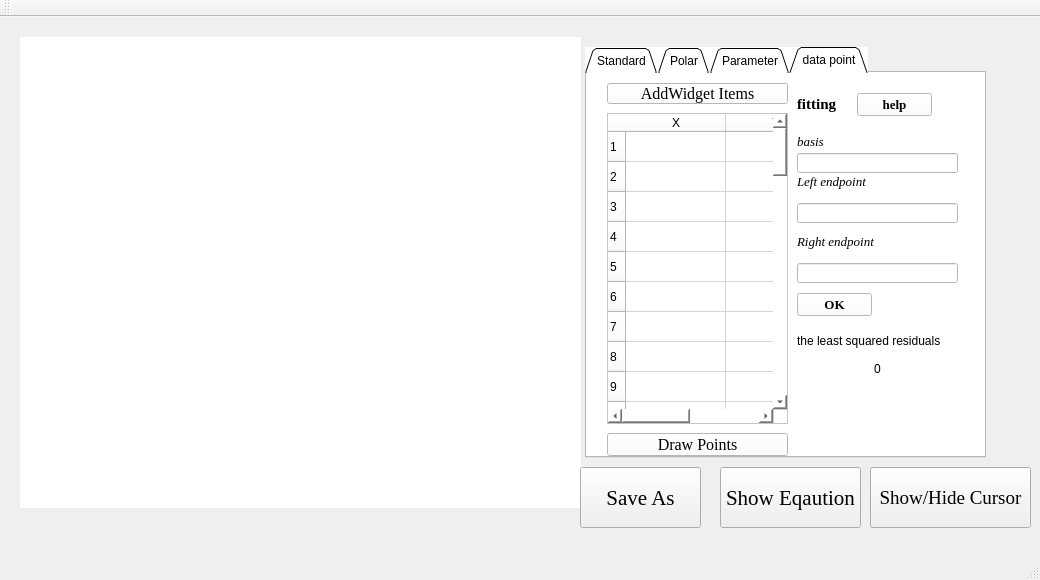
<?xml version="1.0" encoding="UTF-8"?>
<ui version="4.0">
 <class>MainWindow</class>
 <widget class="QMainWindow" name="MainWindow">
  <property name="geometry">
   <rect>
    <x>0</x>
    <y>0</y>
    <width>1040</width>
    <height>580</height>
   </rect>
  </property>
  <property name="sizePolicy">
   <sizepolicy hsizetype="Expanding" vsizetype="Expanding">
    <horstretch>0</horstretch>
    <verstretch>0</verstretch>
   </sizepolicy>
  </property>
  <property name="minimumSize">
   <size>
    <width>890</width>
    <height>580</height>
   </size>
  </property>
  <property name="windowTitle">
   <string>MainWindow</string>
  </property>
  <property name="styleSheet">
   <string notr="true"/>
  </property>
  <widget class="QWidget" name="centralWidget">
   <property name="enabled">
    <bool>true</bool>
   </property>
   <property name="styleSheet">
    <string notr="true">background-image: url(:/pic1.jpg)</string>
   </property>
   <widget class="QCustomPlot" name="function_plot" native="true">
    <property name="geometry">
     <rect>
      <x>20</x>
      <y>20</y>
      <width>561</width>
      <height>471</height>
     </rect>
    </property>
    <property name="styleSheet">
     <string notr="true">background-color: rgb(255, 255, 255);</string>
    </property>
   </widget>
   <widget class="QTabWidget" name="tabWidget">
    <property name="geometry">
     <rect>
      <x>585</x>
      <y>30</y>
      <width>401</width>
      <height>411</height>
     </rect>
    </property>
    <property name="styleSheet">
     <string notr="true">background-color: white;
background-image: url(:/pic2.png)</string>
    </property>
    <property name="tabShape">
     <enum>QTabWidget::Triangular</enum>
    </property>
    <property name="currentIndex">
     <number>3</number>
    </property>
    <property name="elideMode">
     <enum>Qt::ElideLeft</enum>
    </property>
    <widget class="QWidget" name="tab">
     <attribute name="title">
      <string>Standard</string>
     </attribute>
     <widget class="QPushButton" name="StandardPushButtom">
      <property name="geometry">
       <rect>
        <x>80</x>
        <y>240</y>
        <width>75</width>
        <height>23</height>
       </rect>
      </property>
      <property name="text">
       <string>Generate</string>
      </property>
     </widget>
     <widget class="QLabel" name="StandardLaber">
      <property name="geometry">
       <rect>
        <x>60</x>
        <y>20</y>
        <width>111</width>
        <height>16</height>
       </rect>
      </property>
      <property name="text">
       <string>Enter a normal function</string>
      </property>
     </widget>
     <widget class="QTextEdit" name="StandardTextEdit">
      <property name="geometry">
       <rect>
        <x>30</x>
        <y>40</y>
        <width>331</width>
        <height>121</height>
       </rect>
      </property>
     </widget>
     <widget class="QLabel" name="XstartLaber">
      <property name="geometry">
       <rect>
        <x>30</x>
        <y>180</y>
        <width>47</width>
        <height>12</height>
       </rect>
      </property>
      <property name="styleSheet">
       <string notr="true">background-color: qlineargradient(spread:pad, x1:0, y1:0, x2:1, y2:0, stop:1 rgba(0, 0, 0, 0));</string>
      </property>
      <property name="text">
       <string>X軸起始</string>
      </property>
     </widget>
     <widget class="QLineEdit" name="XstartlineEdit">
      <property name="geometry">
       <rect>
        <x>90</x>
        <y>180</y>
        <width>113</width>
        <height>20</height>
       </rect>
      </property>
      <property name="styleSheet">
       <string notr="true">background-color: rgb(255, 255, 255);</string>
      </property>
     </widget>
     <widget class="QLabel" name="XendLaber">
      <property name="geometry">
       <rect>
        <x>30</x>
        <y>210</y>
        <width>44</width>
        <height>12</height>
       </rect>
      </property>
      <property name="styleSheet">
       <string notr="true">background-color: qlineargradient(spread:pad, x1:0, y1:0, x2:1, y2:0, stop:1 rgba(0, 0, 0, 0));</string>
      </property>
      <property name="text">
       <string>X軸結束</string>
      </property>
     </widget>
     <widget class="QLineEdit" name="XendlineEdit">
      <property name="geometry">
       <rect>
        <x>90</x>
        <y>210</y>
        <width>113</width>
        <height>20</height>
       </rect>
      </property>
      <property name="styleSheet">
       <string notr="true">background-color: rgb(255, 255, 255);</string>
      </property>
     </widget>
    </widget>
    <widget class="QWidget" name="tab_2">
     <attribute name="title">
      <string>Polar</string>
     </attribute>
     <widget class="QPushButton" name="PolarPushButtom">
      <property name="geometry">
       <rect>
        <x>80</x>
        <y>240</y>
        <width>75</width>
        <height>23</height>
       </rect>
      </property>
      <property name="text">
       <string>Generate</string>
      </property>
     </widget>
     <widget class="QLabel" name="PolarLaber">
      <property name="geometry">
       <rect>
        <x>70</x>
        <y>20</y>
        <width>111</width>
        <height>16</height>
       </rect>
      </property>
      <property name="text">
       <string>Enter a polar function</string>
      </property>
     </widget>
     <widget class="QLabel" name="RadiusLaber">
      <property name="geometry">
       <rect>
        <x>40</x>
        <y>55</y>
        <width>47</width>
        <height>12</height>
       </rect>
      </property>
      <property name="text">
       <string>Radius</string>
      </property>
     </widget>
     <widget class="QLineEdit" name="PolarlineEdit">
      <property name="geometry">
       <rect>
        <x>80</x>
        <y>50</y>
        <width>291</width>
        <height>20</height>
       </rect>
      </property>
     </widget>
     <widget class="QLineEdit" name="maxtheta">
      <property name="geometry">
       <rect>
        <x>80</x>
        <y>90</y>
        <width>291</width>
        <height>20</height>
       </rect>
      </property>
     </widget>
     <widget class="QLabel" name="label">
      <property name="geometry">
       <rect>
        <x>6</x>
        <y>90</y>
        <width>61</width>
        <height>20</height>
       </rect>
      </property>
      <property name="text">
       <string>upper limit</string>
      </property>
     </widget>
     <widget class="QLabel" name="label_2">
      <property name="geometry">
       <rect>
        <x>0</x>
        <y>110</y>
        <width>101</width>
        <height>16</height>
       </rect>
      </property>
      <property name="text">
       <string>( in the unit of π )</string>
      </property>
     </widget>
    </widget>
    <widget class="QWidget" name="tab_3">
     <attribute name="title">
      <string>Parameter</string>
     </attribute>
     <widget class="QPushButton" name="ParameterPushButtom">
      <property name="geometry">
       <rect>
        <x>80</x>
        <y>240</y>
        <width>75</width>
        <height>23</height>
       </rect>
      </property>
      <property name="text">
       <string>Generate</string>
      </property>
     </widget>
     <widget class="QLabel" name="PolarLaber_2">
      <property name="geometry">
       <rect>
        <x>50</x>
        <y>20</y>
        <width>131</width>
        <height>16</height>
       </rect>
      </property>
      <property name="text">
       <string>Enter 2 parameter functions</string>
      </property>
     </widget>
     <widget class="QLabel" name="Xlabel">
      <property name="geometry">
       <rect>
        <x>30</x>
        <y>65</y>
        <width>47</width>
        <height>12</height>
       </rect>
      </property>
      <property name="text">
       <string>X = </string>
      </property>
     </widget>
     <widget class="QLabel" name="Ylabel">
      <property name="geometry">
       <rect>
        <x>30</x>
        <y>95</y>
        <width>47</width>
        <height>12</height>
       </rect>
      </property>
      <property name="text">
       <string>Y = </string>
      </property>
     </widget>
     <widget class="QLineEdit" name="ParameterXlineEdit">
      <property name="geometry">
       <rect>
        <x>60</x>
        <y>60</y>
        <width>311</width>
        <height>20</height>
       </rect>
      </property>
     </widget>
     <widget class="QLineEdit" name="ParameterYlineEdit">
      <property name="geometry">
       <rect>
        <x>60</x>
        <y>90</y>
        <width>311</width>
        <height>20</height>
       </rect>
      </property>
     </widget>
     <widget class="QLineEdit" name="ParameterStartlineEdit">
      <property name="geometry">
       <rect>
        <x>90</x>
        <y>130</y>
        <width>113</width>
        <height>20</height>
       </rect>
      </property>
     </widget>
     <widget class="QLineEdit" name="ParameterEndlineEdit">
      <property name="geometry">
       <rect>
        <x>90</x>
        <y>160</y>
        <width>113</width>
        <height>20</height>
       </rect>
      </property>
     </widget>
     <widget class="QLabel" name="ParameterStartlabel">
      <property name="geometry">
       <rect>
        <x>30</x>
        <y>130</y>
        <width>47</width>
        <height>12</height>
       </rect>
      </property>
      <property name="text">
       <string>參數起始</string>
      </property>
     </widget>
     <widget class="QLabel" name="ParameterEndlabel">
      <property name="geometry">
       <rect>
        <x>30</x>
        <y>160</y>
        <width>47</width>
        <height>12</height>
       </rect>
      </property>
      <property name="text">
       <string>參數終止</string>
      </property>
     </widget>
    </widget>
    <widget class="QWidget" name="tab_4">
     <attribute name="title">
      <string>data point</string>
     </attribute>
     <widget class="QTableWidget" name="tableWidget">
      <property name="geometry">
       <rect>
        <x>20</x>
        <y>40</y>
        <width>181</width>
        <height>311</height>
       </rect>
      </property>
      <row>
       <property name="text">
        <string>1</string>
       </property>
      </row>
      <row>
       <property name="text">
        <string>2</string>
       </property>
      </row>
      <row>
       <property name="text">
        <string>3</string>
       </property>
      </row>
      <row>
       <property name="text">
        <string>4</string>
       </property>
      </row>
      <row>
       <property name="text">
        <string>5</string>
       </property>
      </row>
      <row>
       <property name="text">
        <string>6</string>
       </property>
      </row>
      <row>
       <property name="text">
        <string>7</string>
       </property>
      </row>
      <row>
       <property name="text">
        <string>8</string>
       </property>
      </row>
      <row>
       <property name="text">
        <string>9</string>
       </property>
      </row>
      <row>
       <property name="text">
        <string>10</string>
       </property>
      </row>
      <row>
       <property name="text">
        <string>11</string>
       </property>
      </row>
      <row>
       <property name="text">
        <string>12</string>
       </property>
      </row>
      <row>
       <property name="text">
        <string>13</string>
       </property>
      </row>
      <row>
       <property name="text">
        <string>14</string>
       </property>
      </row>
      <row>
       <property name="text">
        <string>15</string>
       </property>
      </row>
      <row>
       <property name="text">
        <string>16</string>
       </property>
      </row>
      <row>
       <property name="text">
        <string>17</string>
       </property>
      </row>
      <row>
       <property name="text">
        <string>18</string>
       </property>
      </row>
      <row>
       <property name="text">
        <string>19</string>
       </property>
      </row>
      <row>
       <property name="text">
        <string>20</string>
       </property>
      </row>
      <row>
       <property name="text">
        <string>21</string>
       </property>
      </row>
      <row>
       <property name="text">
        <string>22</string>
       </property>
      </row>
      <row>
       <property name="text">
        <string>23</string>
       </property>
      </row>
      <row>
       <property name="text">
        <string>24</string>
       </property>
      </row>
      <row>
       <property name="text">
        <string>25</string>
       </property>
      </row>
      <row>
       <property name="text">
        <string>26</string>
       </property>
      </row>
      <row>
       <property name="text">
        <string>27</string>
       </property>
      </row>
      <row>
       <property name="text">
        <string>28</string>
       </property>
      </row>
      <row>
       <property name="text">
        <string>29</string>
       </property>
      </row>
      <row>
       <property name="text">
        <string>30</string>
       </property>
      </row>
      <row>
       <property name="text">
        <string>31</string>
       </property>
      </row>
      <row>
       <property name="text">
        <string>32</string>
       </property>
      </row>
      <row>
       <property name="text">
        <string>33</string>
       </property>
      </row>
      <row>
       <property name="text">
        <string>34</string>
       </property>
      </row>
      <row>
       <property name="text">
        <string>35</string>
       </property>
      </row>
      <row>
       <property name="text">
        <string>36</string>
       </property>
      </row>
      <row>
       <property name="text">
        <string>37</string>
       </property>
      </row>
      <row>
       <property name="text">
        <string>38</string>
       </property>
      </row>
      <row>
       <property name="text">
        <string>39</string>
       </property>
      </row>
      <row>
       <property name="text">
        <string>40</string>
       </property>
      </row>
      <row>
       <property name="text">
        <string>41</string>
       </property>
      </row>
      <row>
       <property name="text">
        <string>42</string>
       </property>
      </row>
      <row>
       <property name="text">
        <string>43</string>
       </property>
      </row>
      <row>
       <property name="text">
        <string>44</string>
       </property>
      </row>
      <row>
       <property name="text">
        <string>45</string>
       </property>
      </row>
      <row>
       <property name="text">
        <string>46</string>
       </property>
      </row>
      <row>
       <property name="text">
        <string>47</string>
       </property>
      </row>
      <row>
       <property name="text">
        <string>48</string>
       </property>
      </row>
      <row>
       <property name="text">
        <string>49</string>
       </property>
      </row>
      <row>
       <property name="text">
        <string>50</string>
       </property>
      </row>
      <column>
       <property name="text">
        <string>X</string>
       </property>
      </column>
      <column>
       <property name="text">
        <string>Y</string>
       </property>
      </column>
      <item row="46" column="0">
       <property name="text">
        <string/>
       </property>
      </item>
      <item row="48" column="1">
       <property name="text">
        <string/>
       </property>
      </item>
     </widget>
     <widget class="QLabel" name="label_3">
      <property name="geometry">
       <rect>
        <x>210</x>
        <y>20</y>
        <width>61</width>
        <height>21</height>
       </rect>
      </property>
      <property name="font">
       <font>
        <family>Times New Roman</family>
        <pointsize>11</pointsize>
        <weight>75</weight>
        <bold>true</bold>
       </font>
      </property>
      <property name="frameShadow">
       <enum>QFrame::Sunken</enum>
      </property>
      <property name="text">
       <string>fitting</string>
      </property>
     </widget>
     <widget class="QPushButton" name="DrawPoints">
      <property name="geometry">
       <rect>
        <x>20</x>
        <y>360</y>
        <width>181</width>
        <height>23</height>
       </rect>
      </property>
      <property name="font">
       <font>
        <family>Times New Roman</family>
        <pointsize>12</pointsize>
        <weight>50</weight>
        <bold>false</bold>
       </font>
      </property>
      <property name="text">
       <string>Draw Points</string>
      </property>
     </widget>
     <widget class="QLabel" name="label_4">
      <property name="geometry">
       <rect>
        <x>210</x>
        <y>60</y>
        <width>61</width>
        <height>16</height>
       </rect>
      </property>
      <property name="font">
       <font>
        <family>Times New Roman</family>
        <pointsize>10</pointsize>
        <italic>true</italic>
       </font>
      </property>
      <property name="text">
       <string>basis</string>
      </property>
     </widget>
     <widget class="QLineEdit" name="FittingBasis">
      <property name="geometry">
       <rect>
        <x>210</x>
        <y>80</y>
        <width>161</width>
        <height>20</height>
       </rect>
      </property>
     </widget>
     <widget class="QPushButton" name="BasisOk">
      <property name="geometry">
       <rect>
        <x>210</x>
        <y>220</y>
        <width>75</width>
        <height>23</height>
       </rect>
      </property>
      <property name="font">
       <font>
        <family>Times New Roman</family>
        <pointsize>10</pointsize>
        <weight>75</weight>
        <bold>true</bold>
       </font>
      </property>
      <property name="text">
       <string>OK</string>
      </property>
     </widget>
     <widget class="QLabel" name="label_5">
      <property name="geometry">
       <rect>
        <x>210</x>
        <y>100</y>
        <width>101</width>
        <height>16</height>
       </rect>
      </property>
      <property name="font">
       <font>
        <family>Times New Roman</family>
        <pointsize>10</pointsize>
        <italic>true</italic>
       </font>
      </property>
      <property name="text">
       <string>Left endpoint</string>
      </property>
     </widget>
     <widget class="QLineEdit" name="fitting_leftx">
      <property name="geometry">
       <rect>
        <x>210</x>
        <y>130</y>
        <width>161</width>
        <height>20</height>
       </rect>
      </property>
     </widget>
     <widget class="QLabel" name="label_6">
      <property name="geometry">
       <rect>
        <x>210</x>
        <y>160</y>
        <width>121</width>
        <height>16</height>
       </rect>
      </property>
      <property name="font">
       <font>
        <family>Times New Roman</family>
        <pointsize>10</pointsize>
        <italic>true</italic>
       </font>
      </property>
      <property name="text">
       <string>Right endpoint</string>
      </property>
     </widget>
     <widget class="QLineEdit" name="fitting_rightx">
      <property name="geometry">
       <rect>
        <x>210</x>
        <y>190</y>
        <width>161</width>
        <height>20</height>
       </rect>
      </property>
     </widget>
     <widget class="QLabel" name="label_7">
      <property name="geometry">
       <rect>
        <x>210</x>
        <y>260</y>
        <width>181</width>
        <height>16</height>
       </rect>
      </property>
      <property name="styleSheet">
       <string notr="true">font: 87 8pt &quot;Arial Black&quot;;</string>
      </property>
      <property name="text">
       <string>the least squared residuals</string>
      </property>
      <property name="textFormat">
       <enum>Qt::PlainText</enum>
      </property>
      <property name="wordWrap">
       <bool>false</bool>
      </property>
      <property name="margin">
       <number>0</number>
      </property>
      <property name="indent">
       <number>-1</number>
      </property>
      <property name="buddy">
       <cstring></cstring>
      </property>
     </widget>
     <widget class="QLabel" name="theleastsquared">
      <property name="geometry">
       <rect>
        <x>210</x>
        <y>280</y>
        <width>161</width>
        <height>31</height>
       </rect>
      </property>
      <property name="layoutDirection">
       <enum>Qt::LeftToRight</enum>
      </property>
      <property name="styleSheet">
       <string notr="true">font: 16pt &quot;Agency FB&quot;;</string>
      </property>
      <property name="text">
       <string>0</string>
      </property>
      <property name="alignment">
       <set>Qt::AlignCenter</set>
      </property>
     </widget>
     <widget class="QPushButton" name="FittingHelpButton">
      <property name="geometry">
       <rect>
        <x>270</x>
        <y>20</y>
        <width>75</width>
        <height>23</height>
       </rect>
      </property>
      <property name="font">
       <font>
        <family>Times New Roman</family>
        <pointsize>10</pointsize>
        <weight>75</weight>
        <bold>true</bold>
       </font>
      </property>
      <property name="text">
       <string>help</string>
      </property>
     </widget>
     <widget class="QPushButton" name="AddItem">
      <property name="geometry">
       <rect>
        <x>20</x>
        <y>10</y>
        <width>181</width>
        <height>21</height>
       </rect>
      </property>
      <property name="font">
       <font>
        <family>Times New Roman</family>
        <pointsize>12</pointsize>
       </font>
      </property>
      <property name="text">
       <string>AddWidget Items</string>
      </property>
     </widget>
    </widget>
   </widget>
   <widget class="QPushButton" name="saveButtom">
    <property name="geometry">
     <rect>
      <x>580</x>
      <y>450</y>
      <width>121</width>
      <height>61</height>
     </rect>
    </property>
    <property name="font">
     <font>
      <family>Times New Roman</family>
      <pointsize>16</pointsize>
     </font>
    </property>
    <property name="styleSheet">
     <string notr="true">background-image: url(:/pic2.png)</string>
    </property>
    <property name="text">
     <string>Save As</string>
    </property>
   </widget>
   <widget class="QPushButton" name="ShowEquationButton">
    <property name="geometry">
     <rect>
      <x>720</x>
      <y>450</y>
      <width>141</width>
      <height>61</height>
     </rect>
    </property>
    <property name="font">
     <font>
      <family>Times New Roman</family>
      <pointsize>16</pointsize>
     </font>
    </property>
    <property name="styleSheet">
     <string notr="true">background-image: url(:/pic2.png)</string>
    </property>
    <property name="text">
     <string>Show Eqaution</string>
    </property>
   </widget>
   <widget class="QPushButton" name="CursorButton">
    <property name="geometry">
     <rect>
      <x>870</x>
      <y>450</y>
      <width>161</width>
      <height>61</height>
     </rect>
    </property>
    <property name="font">
     <font>
      <family>Times New Roman</family>
      <pointsize>14</pointsize>
     </font>
    </property>
    <property name="styleSheet">
     <string notr="true">background-image: url(:/pic2.png)</string>
    </property>
    <property name="text">
     <string>Show/Hide Cursor</string>
    </property>
   </widget>
  </widget>
  <widget class="QMenuBar" name="menuBar">
   <property name="geometry">
    <rect>
     <x>0</x>
     <y>0</y>
     <width>1040</width>
     <height>21</height>
    </rect>
   </property>
  </widget>
  <widget class="QToolBar" name="mainToolBar">
   <attribute name="toolBarArea">
    <enum>TopToolBarArea</enum>
   </attribute>
   <attribute name="toolBarBreak">
    <bool>false</bool>
   </attribute>
  </widget>
  <widget class="QStatusBar" name="statusBar"/>
 </widget>
 <layoutdefault spacing="6" margin="11"/>
 <customwidgets>
  <customwidget>
   <class>QCustomPlot</class>
   <extends>QWidget</extends>
   <header>qcustomplot.h</header>
   <container>1</container>
  </customwidget>
 </customwidgets>
 <resources/>
 <connections/>
</ui>
